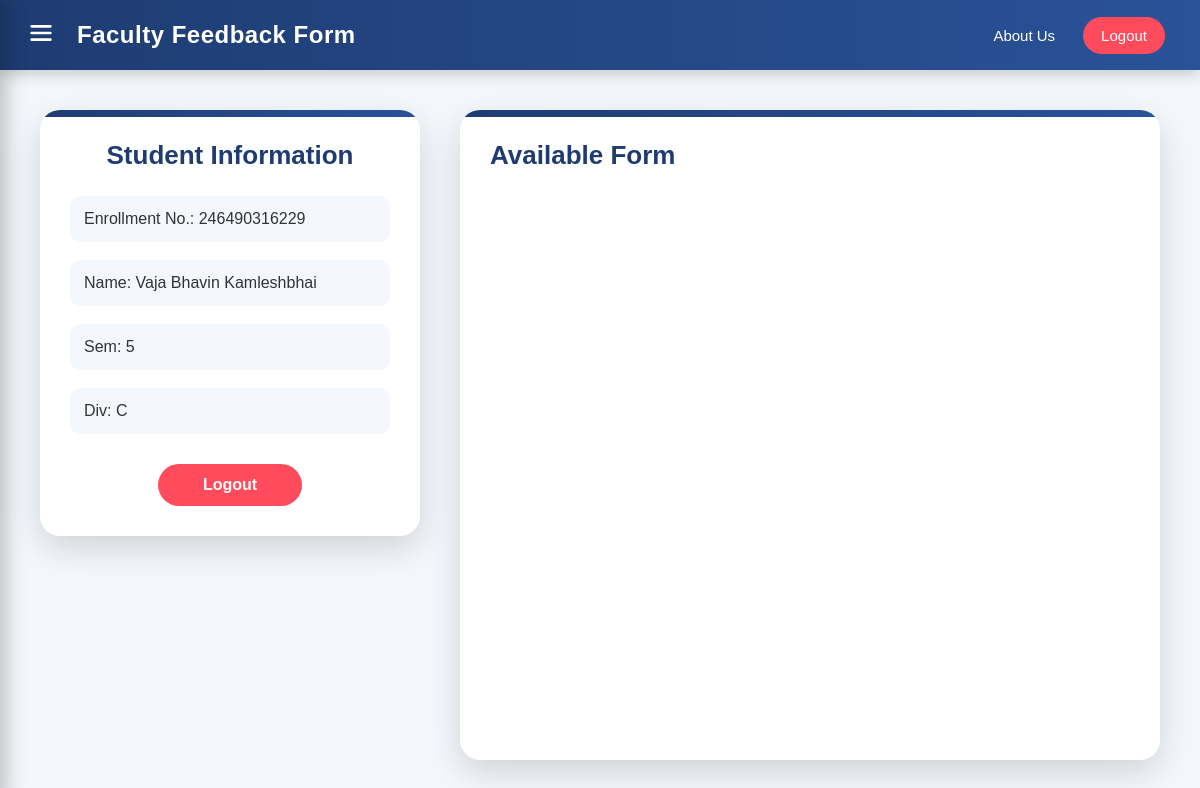
Page /student/home (signed in) on the earlier database version.
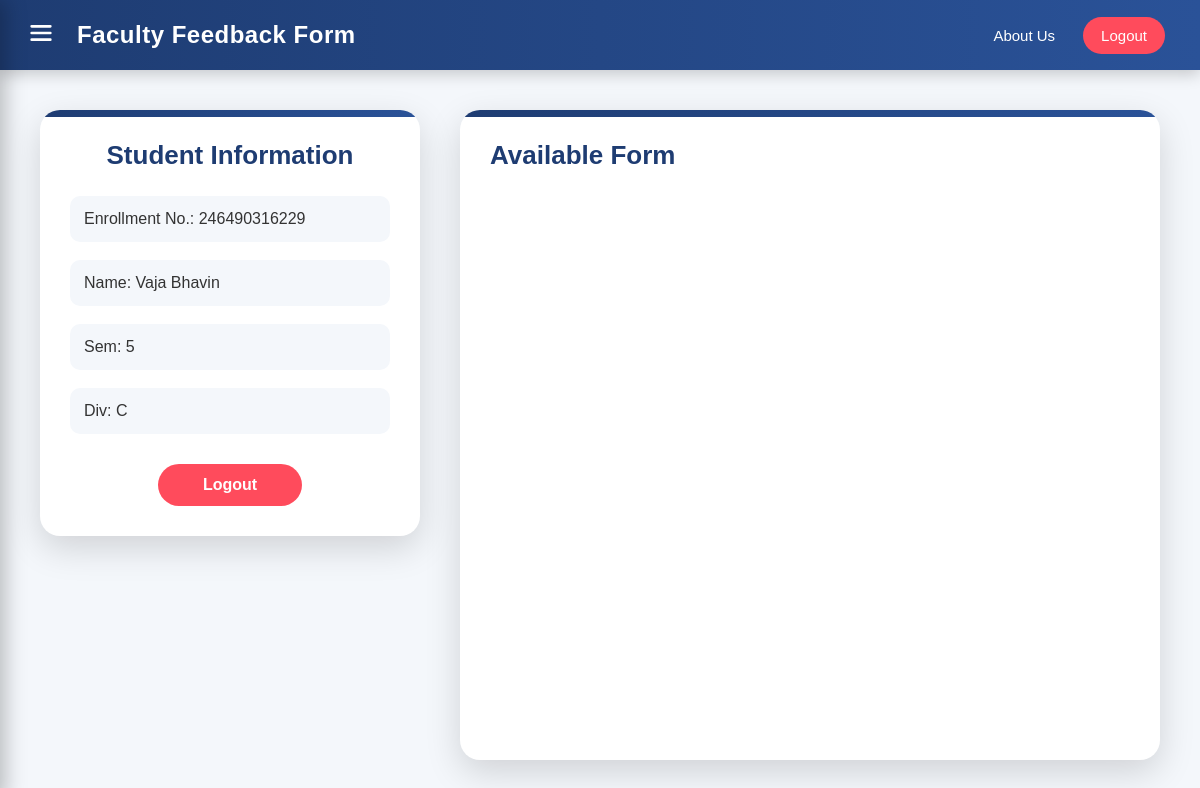
Same page on the later database version.
### models.py (models this page shows)
class Student(db.Model):
    en = db.Column(db.Integer, primary_key=True)
    name = db.Column(db.String(100))
    gmail = db.Column(db.String(50))
    sem = db.Column(db.Integer)
    div = db.Column(db.String(1))
    password = db.Column(db.String(255))

### routes/student.py (the view)
@student.route("/student/home")
def studentHome():
    if "student_en" not in session:
        return redirect(url_for("student.studentLogin"))
    s1 = Student.query.get(session["student_en"])
    return render_template("student/student.html", s1=s1)

### app.py (called while the page is built)
@app.after_request
def add_header(response):
    response.headers["Cache-Control"] = "no-store, no-cache, must-revalidate, max-age=0"
    response.headers["Pragma"] = "no-cache"
    response.headers["Expires"] = "0"
    return response

### templates/student/student.html (shortened to what this page needs)
<link rel="stylesheet" href="{{ url_for('static',filename='css/student.css' ) }}">
{% extends 'base/base.html' %}
{% block content %}
<main>
    <div class="info">
        <h2 class="t1">Student Information</h2>
        <div class="info-1">
            <h3>Enrollment No.: {{s1.en}}</h3>
            <h3>Name: {{s1.name}}</h3>
            <h3>Sem: {{s1.sem}}</h3>
            <h3>Div: {{s1.div}}</h3>
        </div>
        <div class="box-logout">
            <a class="lo" href="{{url_for('logout')}}">
                <h4>Logout</h4>
            </a>
        </div>
    </div>
    <div class="forms">
        <h2>
            Available Form
        </h2>
    </div>
</main>
{% endblock %}

### templates/base/base.html (shortened to what this page needs)
<!DOCTYPE html>
<html lang="en">
<head>
</head>
<body>
    {% include 'base/sidebar.html'%}
    <header>
        {% include 'base/navbar.html'%}
    </header>
    {% block content %}
    {% endblock %}
</body>
</html>

### templates/base/sidebar.html (shortened to what this page needs)
<link rel="stylesheet" href="{{ url_for('static',filename='css/sidebar.css' ) }}">

### templates/base/navbar.html (shortened to what this page needs)
<link rel="stylesheet" href="{{ url_for('static',filename='css/navbar.css' ) }}">
<nav>
    <ul class="navul">
        <li>
            <img class="hb" src="{{ url_for('static',filename='image/hamburger.svg') }}" alt="logo">
        </li>
        <li class="brand">
            <a class="tl" href="{{ url_for('home') }}">
                <h2 class="title">Faculty Feedback Form</h2>
            </a>
        </li>
        <li style="margin-left: auto;margin-right: 10px;"><a class="ab_link" href="{{ url_for('about' ) }}">
                <h4>About Us</h4>
            </a></li>
            {% if "student_en" in session or "is_admin" in session %}
        <li style="margin-right: 10px;"><a class="logout" href="{{url_for('logout')}}">
                <h4>Logout</h4>
            </a></li>
            {% endif %}
    </ul>
</nav>

### static/css/student.css (style rules this page uses)
* { margin: 0; padding: 0; box-sizing: border-box; }
body { background: #f4f7fb; font-family: Arial, Helvetica, sans-serif; }
main { min-height: calc(100vh - 70px); padding: 40px; display: flex; gap: 40px; }
.info { width: 380px; height: fit-content; background: white; padding: 30px; border-radius: 20px; box-shadow: 0 12px 35px rgba(0,0,0,0.15); position: relative; overflow: hidden; }
.info::before { content: ""; position: absolute; top: 0; left: 0; width: 100%; height: 7px; background: linear-gradient( 90deg, #1e3c72, #2a5298 ); }
.t1 { text-align: center; color: #1e3c72; font-size: 26px; margin-bottom: 25px; }
.info-1 { display: flex; flex-direction: column; gap: 18px; }
.info-1 h3 { background: #f4f7fb; padding: 14px; border-radius: 10px; font-size: 16px; color: #333; font-weight: 500; }
.box-logout { margin-top: 30px; display: flex; justify-content: center; }
.lo { text-decoration: none; }
.lo h4 { background: #ff4b5c; color: white; padding: 12px 45px; border-radius: 25px; transition: 0.3s; }
.forms { flex: 1; min-height: 300px; background: white; padding: 30px; border-radius: 20px; box-shadow: 0 12px 35px rgba(0,0,0,0.15); position: relative; overflow: hidden; }
.forms::before { content: ""; position: absolute; top: 0; left: 0; height: 7px; width: 100%; background: linear-gradient( 90deg, #1e3c72, #2a5298 ); }
.forms h2 { color: #1e3c72; font-size: 26px; }

### static/css/sidebar.css (style rules this page uses)
* { margin: 0; padding: 0; box-sizing: border-box; }

### static/css/navbar.css (style rules this page uses)
* { margin: 0; padding: 0; box-sizing: border-box; }
nav { width: 100%; height: 70px; background: linear-gradient(90deg, #1e3c72, #2a5298); display: flex; align-items: center; padding: 0 25px; position: sticky; top: 0; z-index: 800; box-shadow: 0 4px 15px rgba(0, 0, 0, 0.2); }
.navul { width: 100%; display: flex; align-items: center; list-style: none; }
.hb { width: 32px; height: 32px; cursor: pointer; filter: invert(1); transition: 0.2s ease; }
.brand { margin-left: 20px; }
.tl { text-decoration: none; }
.title { color: white; font-size: 24px; font-weight: 600; letter-spacing: 0.5px; transition: 0.2s; }
.ab_link, .logout { text-decoration: none; color: white; }
.ab_link h4, .logout h4 { padding: 10px 18px; border-radius: 20px; font-size: 15px; font-weight: 500; transition: 0.3s; }
.logout h4 { background: #ff4b5c; }

### templates/base/base.html (style rules this page uses)
* { padding: 0; margin: 0; }

Differences in the rows shown:
changed Student id 246490316229: name "Vaja Bhavin Kamleshbhai" → "Vaja Bhavin"
